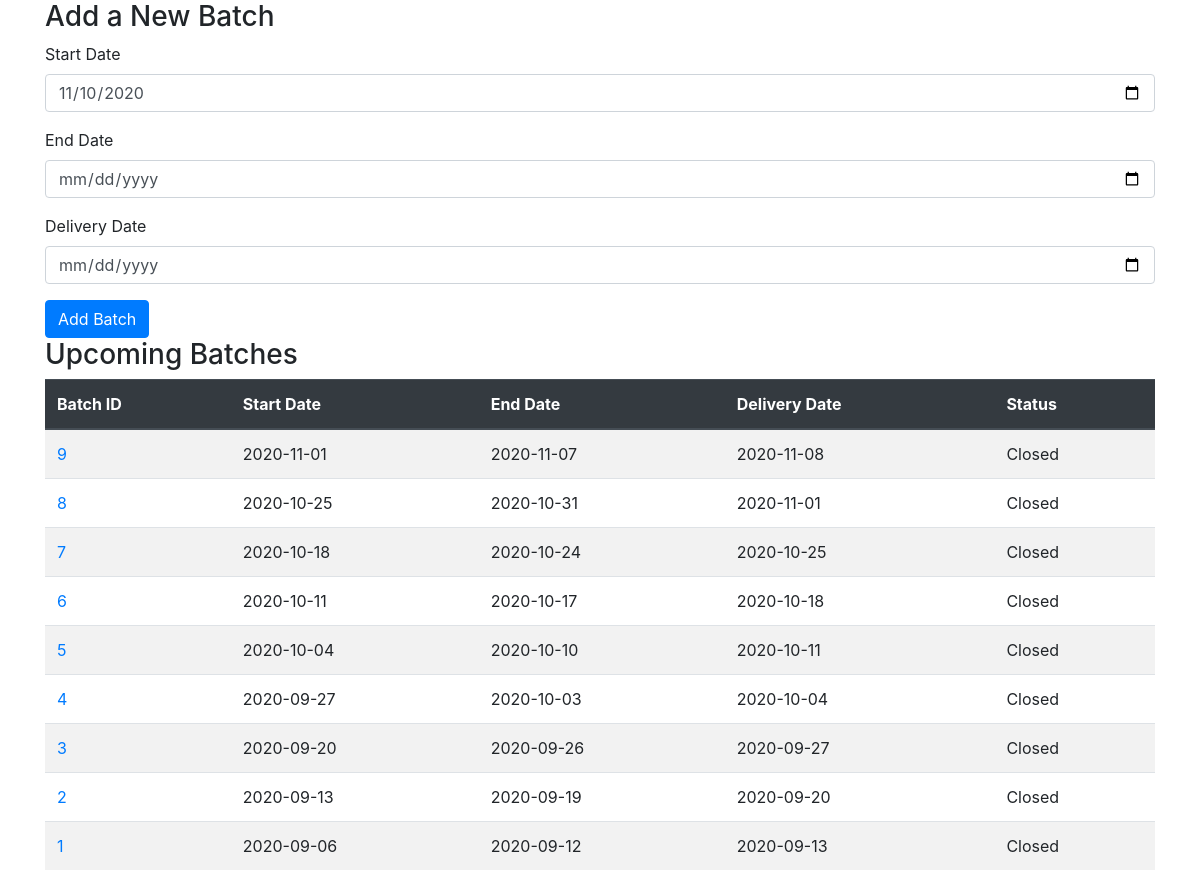
The app's page /admin/my_batches.php with its own data.
### tables this page shows
CREATE TABLE `batches` (
  `id` int(11) NOT NULL,
  `start_date` date NOT NULL,
  `end_date` date NOT NULL,
  `delivery_date` date NOT NULL
);

### admin/my_batches.php (the view, shortened to what this page needs)
<?php
include "../external/db_connect.php";
?>
<!DOCTYPE html>
<html lang=en>
<head>
    <link rel="stylesheet" href="../css/bootstrap.css">
</head>
<body>
<div class="container">
<h3>Add a New Batch</h3>
<div class="batch_form">
<form action="<?php echo htmlspecialchars($_SERVER['PHP_SELF']);?>" method="POST">
<div class="form-group">
    <label for="start_date">Start Date</label>
    <input type="date" name="start_date" class="form-control" value="<?php echo date('Y-m-d');?>" required>
</div>
<div class="form-group">
    <label for="end_date">End Date</label>
    <input type="date" name="end_date" class="form-control" required>
</div>
<div class="form-group">
    <label for="delivery_date">Delivery Date</label>
    <input type="date" name="delivery_date" class="form-control" required>
</div>
<button type="submit" name="submit_batch" class="btn btn-primary">Add Batch</button>
</form>
</div>
<h3> Upcoming Batches </h3>
<table class="table table-striped">
    <thead class="thead-dark">
        <tr>
            <th scope="col">Batch ID</th>
            <th scope="col">Start Date</th>
            <th scope="col">End Date</th>
            <th scope="col">Delivery Date</th>
            <th scope="col">Status</th>
        </tr>
    </thead>
    <tbody>
<?php
$sql = "
    SELECT id, start_date, end_date, delivery_date
    FROM batches
    ORDER BY delivery_date DESC;
    ";
$result = mysqli_query($conn, $sql);
while ($row = mysqli_fetch_array($result, MYSQLI_ASSOC)){
    echo
        "<tr scope='row'>
            <td> <a href='batch.php?batch_id=".$row['id']."'>".$row['id']."</a></td>
            <td>".$row['start_date']."</td>
            <td>".$row['end_date']."</td>
            <td>".$row['delivery_date']."</td>
            <td>";
    if ($row['end_date'] < date("Y-m-d")) {
        echo "Closed";
    } else if ($row['start_date'] > date("Y-m-d")) {
        echo "Not Yet Started";
    } else {
        echo "Open";
    };
    echo "</td> </tr>";
};
?>
    </tbody>
</table>
</div>
</body>
</html>

### records on screen
batches: id "9", start_date "2020-11-01", end_date "2020-11-07", delivery_date "2020-11-08", shows "Closed"
batches: id "8", start_date "2020-10-25", end_date "2020-10-31", delivery_date "2020-11-01", shows "Closed"
batches: id "7", start_date "2020-10-18", end_date "2020-10-24", delivery_date "2020-10-25", shows "Closed"
batches: id "6", start_date "2020-10-11", end_date "2020-10-17", delivery_date "2020-10-18", shows "Closed"
batches: id "5", start_date "2020-10-04", end_date "2020-10-10", delivery_date "2020-10-11", shows "Closed"
batches: id "4", start_date "2020-09-27", end_date "2020-10-03", delivery_date "2020-10-04", shows "Closed"
batches: id "3", start_date "2020-09-20", end_date "2020-09-26", delivery_date "2020-09-27", shows "Closed"
batches: id "2", start_date "2020-09-13", end_date "2020-09-19", delivery_date "2020-09-20", shows "Closed"
batches: id "1", start_date "2020-09-06", end_date "2020-09-12", delivery_date "2020-09-13", shows "Closed"
